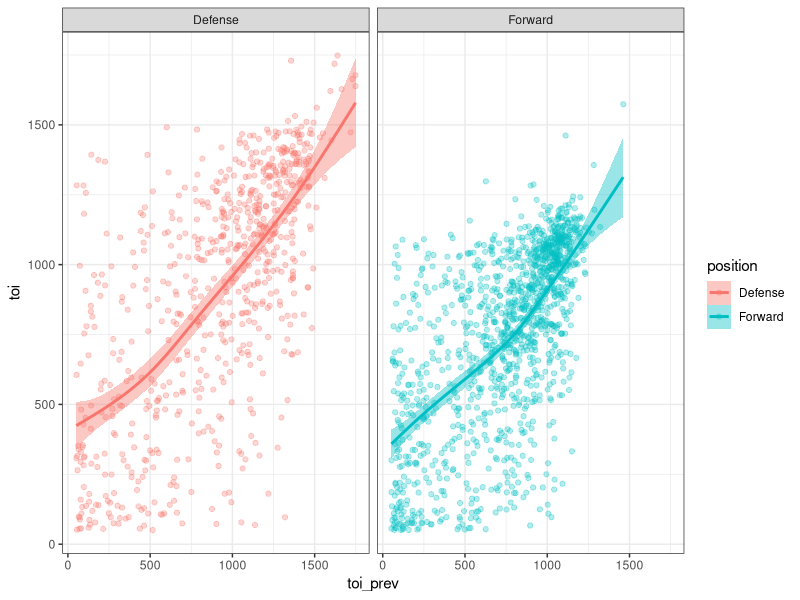
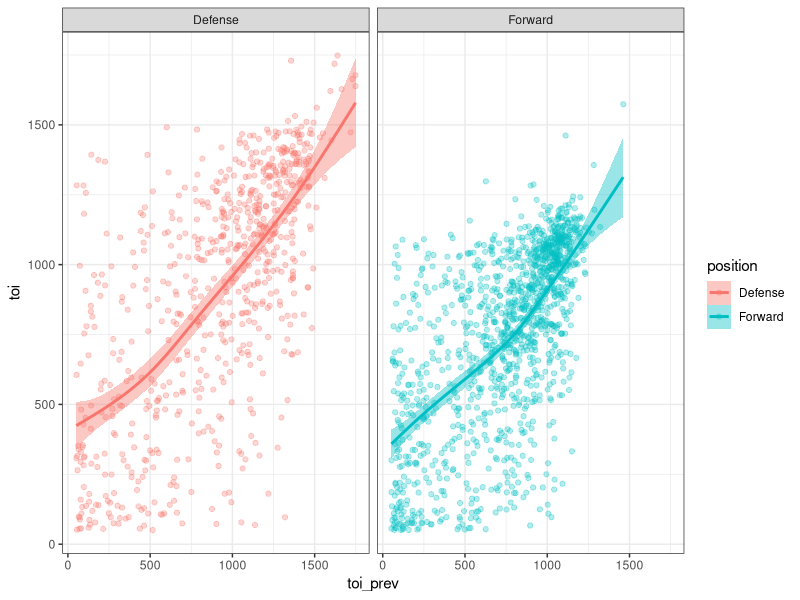

Here is the R script that generated these plots, in order:
library(tidyverse)
library(viridis)
library(lubridate)
library(viridis)

#setwd("~/github folder/Random-Hockey-Charts")

#set theme
theme_set(theme_bw())

#read data into R
df_raw <- read_csv("player per season data 5v5.csv")

#change column names to lower case
colnames(df_raw) <- tolower(colnames(df_raw))

#modify df
df <- df_raw %>% 
  mutate(position = if_else(position == "L" | position == "C" | position ==  "R",
                            "Forward", "Defense")) %>% #chnage positions to Forward and Defense
  arrange(player, season) %>% #arrange by player and season
  group_by(player) %>% #group by player
  mutate(toi_prev = lag(toi)) %>% #create a new column for the previous season's TOI
  select(season, player, position, toi, toi_prev) #filter out columns we don't need

df #view the df. if the player didn't have a previous season of TOI, the value for toi_prev is NA

(plot <- df %>% 
  na.omit() %>% #remove rows with an NA value
  ggplot(aes(toi_prev, toi, fill = position, color = position)) +
  geom_point(alpha = .3) +
  geom_smooth() +
  facet_wrap(~position))

ggsave("toi autocorrelation plot.png")

#run a correlation
df_clean <- df %>% 
  na.omit()
cor(df_clean$toi, df_clean$toi_prev) ^ 2
